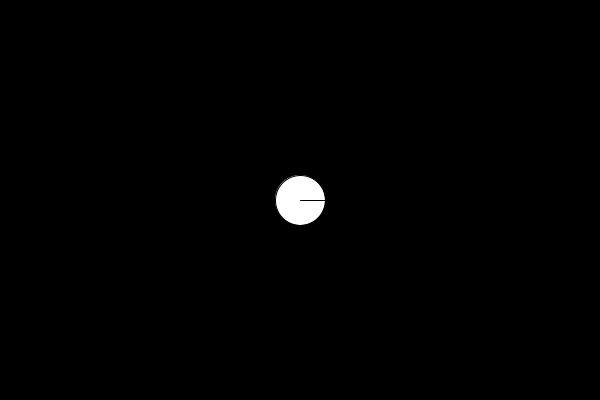
Frame 1 (no input)
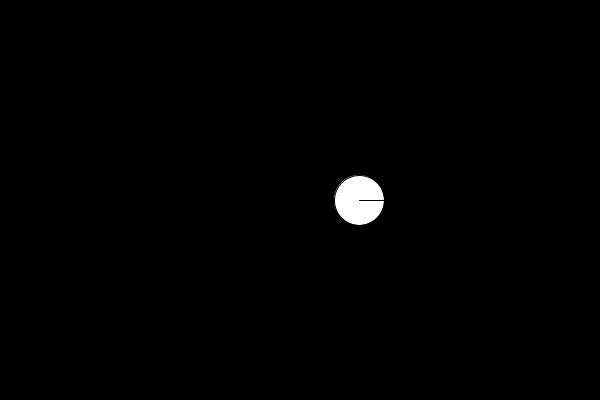
Frame 60 (the mouse pressed at the canvas centre just before this capture)
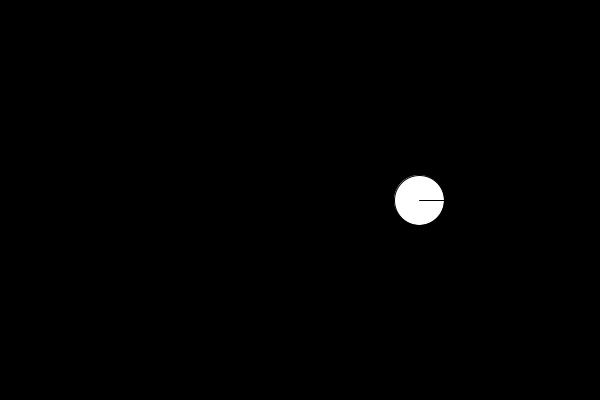
Frame 120 (the mouse held since frame 60 and released just before this capture)

The Processing sketch that drew these frames (run headless with seeded random() and noise(); from frame 60 on, the mouse is pressed at the canvas centre):

// Processing sketch: week11_13_snake_360_diretion
// ── week11_13_snake_360_diretion.pde
void setup()
{
  size(600,400);
}

float x=300,y=200,dir=0;
void draw()
{
  background(0);
  //畫一個小丑圖片
  joker(x,y,dir);  //dir角度
  //蛇移動 左右轉動
   x+=cos(dir);
   y+=sin(dir);
}

void joker(float x,float y,float dir)
{
  ellipse(x,y,50,50);
  line(x,y,x+25*cos(dir),y+25*sin(dir));  //25是原半徑 因為線從圓心出發
}

void keyPressed()
{
  //鍵盤控制左右移動
  if (keyCode==RIGHT)
  {
    dir+=0.1;
  }
  if (keyCode==LEFT)
  {
    dir-=0.1;
  }
}
